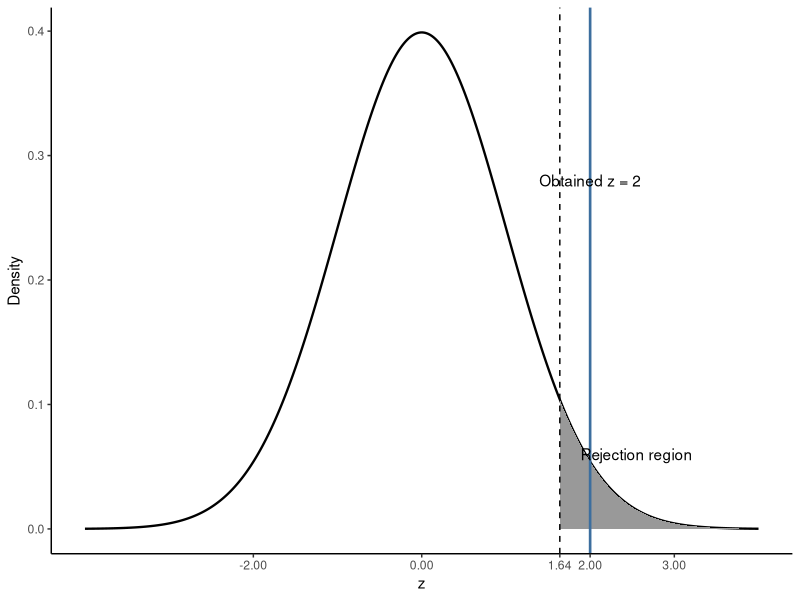

Reproduce this figure in R.
## ---- chunk 1
#| label: fig-right-tailed-test
#| echo: false
#| warning: false
#| message: false
#| fig-cap: "For a right-tailed test with alpha = 0.05, obtained z-scores beyond 1.64 fall in the rejection region."
#| fig-alt: "Standard normal curve with the right tail beyond z equals 1.64 shaded and an obtained z-score of 2 marked."
#| fig-height: 2.8
#| fig-width: 7

library(ggplot2)

test_curve <- data.frame(z = seq(-4, 4, length.out = 1200))
test_curve$density <- dnorm(test_curve$z)
rejection_area <- subset(test_curve, z >= 1.64)

ggplot(test_curve, aes(x = z, y = density)) +
  geom_line(linewidth = 0.8) +
  geom_area(data = rejection_area, fill = "grey60") +
  geom_vline(xintercept = 1.64, linetype = "dashed") +
  geom_vline(xintercept = 2.00, color = "#3C6E9E", linewidth = 0.9) +
  annotate("text", x = 2.55, y = 0.06, label = "Rejection region") +
  annotate("text", x = 2.00, y = 0.28, label = "Obtained z = 2") +
  scale_x_continuous(breaks = c(-2, 0, 1.64, 2, 3)) +
  labs(x = "z", y = "Density") +
  theme_classic(base_size = 11)
